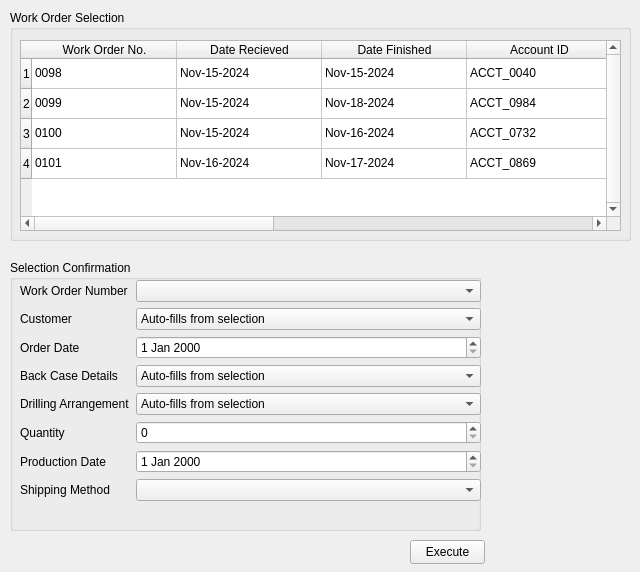
<?xml version="1.0" encoding="UTF-8"?>
<ui version="4.0">
 <class>ExecuteProduction</class>
 <widget class="QWidget" name="ExecuteProduction">
  <property name="geometry">
   <rect>
    <x>0</x>
    <y>0</y>
    <width>640</width>
    <height>572</height>
   </rect>
  </property>
  <property name="windowTitle">
   <string>Execute</string>
  </property>
  <widget class="QPushButton" name="executeProductionButton">
   <property name="geometry">
    <rect>
     <x>410</x>
     <y>540</y>
     <width>75</width>
     <height>24</height>
    </rect>
   </property>
   <property name="text">
    <string>Execute</string>
   </property>
  </widget>
  <widget class="QGroupBox" name="groupBox_3">
   <property name="geometry">
    <rect>
     <x>10</x>
     <y>10</y>
     <width>621</width>
     <height>231</height>
    </rect>
   </property>
   <property name="title">
    <string>Work Order Selection</string>
   </property>
   <widget class="QTableWidget" name="tableWidget">
    <property name="geometry">
     <rect>
      <x>10</x>
      <y>30</y>
      <width>601</width>
      <height>191</height>
     </rect>
    </property>
    <property name="contextMenuPolicy">
     <enum>Qt::ActionsContextMenu</enum>
    </property>
    <property name="verticalScrollBarPolicy">
     <enum>Qt::ScrollBarAlwaysOn</enum>
    </property>
    <property name="horizontalScrollBarPolicy">
     <enum>Qt::ScrollBarAlwaysOn</enum>
    </property>
    <property name="autoScrollMargin">
     <number>16</number>
    </property>
    <attribute name="horizontalHeaderDefaultSectionSize">
     <number>145</number>
    </attribute>
    <row>
     <property name="text">
      <string>1</string>
     </property>
    </row>
    <row>
     <property name="text">
      <string>2</string>
     </property>
    </row>
    <row>
     <property name="text">
      <string>3</string>
     </property>
    </row>
    <row>
     <property name="text">
      <string>4</string>
     </property>
    </row>
    <column>
     <property name="text">
      <string>Work Order No.</string>
     </property>
     <property name="font">
      <font>
       <pointsize>9</pointsize>
      </font>
     </property>
    </column>
    <column>
     <property name="text">
      <string>Date Recieved</string>
     </property>
    </column>
    <column>
     <property name="text">
      <string>Date Finished</string>
     </property>
    </column>
    <column>
     <property name="text">
      <string>Account ID</string>
     </property>
    </column>
    <column>
     <property name="text">
      <string>Drilling Arrangement</string>
     </property>
    </column>
    <column>
     <property name="text">
      <string>Qty</string>
     </property>
    </column>
    <column>
     <property name="text">
      <string>Operator</string>
     </property>
    </column>
    <item row="0" column="0">
     <property name="text">
      <string>0098</string>
     </property>
    </item>
    <item row="0" column="1">
     <property name="text">
      <string>Nov-15-2024</string>
     </property>
    </item>
    <item row="0" column="2">
     <property name="text">
      <string>Nov-15-2024</string>
     </property>
    </item>
    <item row="0" column="3">
     <property name="text">
      <string>ACCT_0040</string>
     </property>
    </item>
    <item row="0" column="4">
     <property name="text">
      <string>2L</string>
     </property>
    </item>
    <item row="0" column="5">
     <property name="text">
      <string>322</string>
     </property>
    </item>
    <item row="0" column="6">
     <property name="text">
      <string>mDavies</string>
     </property>
    </item>
    <item row="1" column="0">
     <property name="text">
      <string>0099</string>
     </property>
    </item>
    <item row="1" column="1">
     <property name="text">
      <string>Nov-15-2024</string>
     </property>
    </item>
    <item row="1" column="2">
     <property name="text">
      <string>Nov-18-2024</string>
     </property>
    </item>
    <item row="1" column="3">
     <property name="text">
      <string>ACCT_0984</string>
     </property>
    </item>
    <item row="1" column="4">
     <property name="text">
      <string>2R</string>
     </property>
    </item>
    <item row="1" column="5">
     <property name="text">
      <string>16</string>
     </property>
    </item>
    <item row="1" column="6">
     <property name="text">
      <string>jRopotar</string>
     </property>
    </item>
    <item row="2" column="0">
     <property name="text">
      <string>0100</string>
     </property>
    </item>
    <item row="2" column="1">
     <property name="text">
      <string>Nov-15-2024</string>
     </property>
    </item>
    <item row="2" column="2">
     <property name="text">
      <string>Nov-16-2024</string>
     </property>
    </item>
    <item row="2" column="3">
     <property name="text">
      <string>ACCT_0732</string>
     </property>
    </item>
    <item row="2" column="4">
     <property name="text">
      <string>0</string>
     </property>
    </item>
    <item row="2" column="5">
     <property name="text">
      <string>88</string>
     </property>
    </item>
    <item row="2" column="6">
     <property name="text">
      <string>jKettle</string>
     </property>
    </item>
    <item row="3" column="0">
     <property name="text">
      <string>0101</string>
     </property>
    </item>
    <item row="3" column="1">
     <property name="text">
      <string>Nov-16-2024</string>
     </property>
    </item>
    <item row="3" column="2">
     <property name="text">
      <string>Nov-17-2024</string>
     </property>
    </item>
    <item row="3" column="3">
     <property name="text">
      <string>ACCT_0869</string>
     </property>
    </item>
    <item row="3" column="4">
     <property name="text">
      <string>ALL</string>
     </property>
    </item>
    <item row="3" column="5">
     <property name="text">
      <string>192</string>
     </property>
    </item>
    <item row="3" column="6">
     <property name="text">
      <string>mDavies</string>
     </property>
    </item>
   </widget>
  </widget>
  <widget class="QGroupBox" name="createNewWOBox">
   <property name="geometry">
    <rect>
     <x>10</x>
     <y>260</y>
     <width>471</width>
     <height>271</height>
    </rect>
   </property>
   <property name="title">
    <string>Selection Confirmation</string>
   </property>
   <widget class="QWidget" name="formLayoutWidget_2">
    <property name="geometry">
     <rect>
      <x>10</x>
      <y>20</y>
      <width>461</width>
      <height>251</height>
     </rect>
    </property>
    <layout class="QFormLayout" name="formLayout_2">
     <item row="0" column="0">
      <widget class="QLabel" name="label_6">
       <property name="text">
        <string>Work Order Number</string>
       </property>
      </widget>
     </item>
     <item row="1" column="0">
      <widget class="QLabel" name="label">
       <property name="text">
        <string>Customer</string>
       </property>
      </widget>
     </item>
     <item row="1" column="1">
      <widget class="QComboBox" name="DeleteWOCustomerSelection">
       <item>
        <property name="text">
         <string>Auto-fills from selection</string>
        </property>
       </item>
      </widget>
     </item>
     <item row="2" column="0">
      <widget class="QLabel" name="label_2">
       <property name="text">
        <string>Order Date</string>
       </property>
      </widget>
     </item>
     <item row="2" column="1">
      <widget class="QDateEdit" name="createWODateInput"/>
     </item>
     <item row="3" column="0">
      <widget class="QLabel" name="label_3">
       <property name="text">
        <string>Back Case Details</string>
       </property>
      </widget>
     </item>
     <item row="3" column="1">
      <widget class="QComboBox" name="deleteWOBackCaseDetailsInput">
       <item>
        <property name="text">
         <string>Auto-fills from selection</string>
        </property>
       </item>
      </widget>
     </item>
     <item row="4" column="0">
      <widget class="QLabel" name="label_4">
       <property name="text">
        <string>Drilling Arrangement</string>
       </property>
      </widget>
     </item>
     <item row="4" column="1">
      <widget class="QComboBox" name="deleteWODrillingArrangementSelection">
       <item>
        <property name="text">
         <string>Auto-fills from selection</string>
        </property>
       </item>
       <item>
        <property name="text">
         <string>None</string>
        </property>
       </item>
       <item>
        <property name="text">
         <string>Left</string>
        </property>
       </item>
       <item>
        <property name="text">
         <string>Right</string>
        </property>
       </item>
       <item>
        <property name="text">
         <string>Both</string>
        </property>
       </item>
      </widget>
     </item>
     <item row="5" column="0">
      <widget class="QLabel" name="label_5">
       <property name="text">
        <string>Quantity</string>
       </property>
      </widget>
     </item>
     <item row="5" column="1">
      <widget class="QSpinBox" name="deleteWOQuantityInput"/>
     </item>
     <item row="6" column="0">
      <widget class="QLabel" name="label_7">
       <property name="text">
        <string>Production Date</string>
       </property>
      </widget>
     </item>
     <item row="6" column="1">
      <widget class="QDateEdit" name="deleteWOProductionDateInput"/>
     </item>
     <item row="7" column="0">
      <widget class="QLabel" name="label_8">
       <property name="text">
        <string>Shipping Method</string>
       </property>
      </widget>
     </item>
     <item row="7" column="1">
      <widget class="QComboBox" name="deleteWOShippingMethod">
       <item>
        <property name="text">
         <string/>
        </property>
       </item>
       <item>
        <property name="text">
         <string>Delievery (Address on File)</string>
        </property>
       </item>
       <item>
        <property name="text">
         <string>Delivery (Other)</string>
        </property>
       </item>
       <item>
        <property name="text">
         <string>Customer Pickup</string>
        </property>
       </item>
      </widget>
     </item>
     <item row="0" column="1">
      <widget class="QComboBox" name="deleteWONumberComboBox"/>
     </item>
    </layout>
   </widget>
  </widget>
 </widget>
 <resources/>
 <connections/>
</ui>
